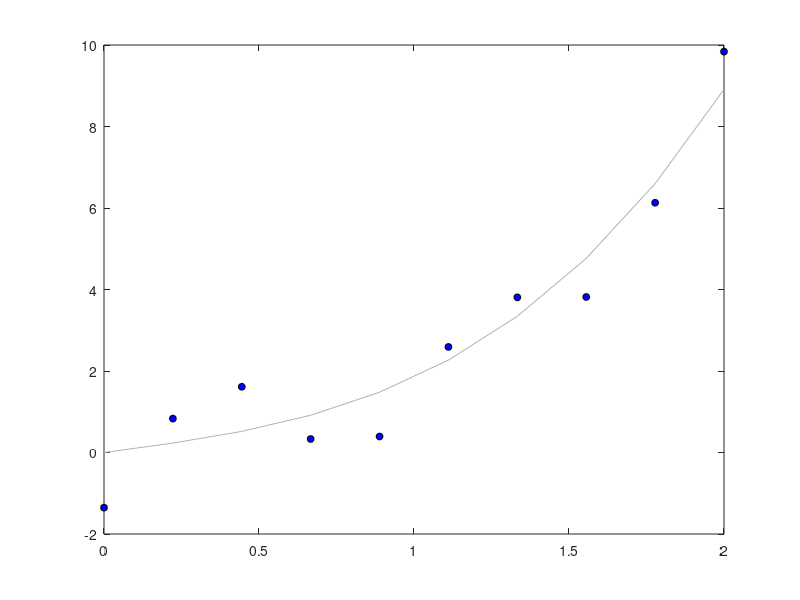

MATLAB code to generate this figure: (Note: this script raises an error after producing the figure.)
% making a simple plot
%
% written by Andy Reagan, 2014

x = linspace(0,2,10);
y_line = sin(x)  + x.^3;
y = y_line + randn(size(x));

plot(x,y_line,'LineStyle','-','Color',0.7*ones(1,3));
hold on;
plot(x,y,'LineStyle','none','Marker','o','MarkerSize',5,'MarkerFaceColor','b','MarkerEdgeColor','k');

% can't do this
% saveas(1,'simpleplot.svg');

% make this, just for comparison
saveas(1,'simpleplot.eps');


% no styling, not yet supported
svgplot('simpleplot.svg',x,y);


xlabel('test x label')
ylabel('test y label')
